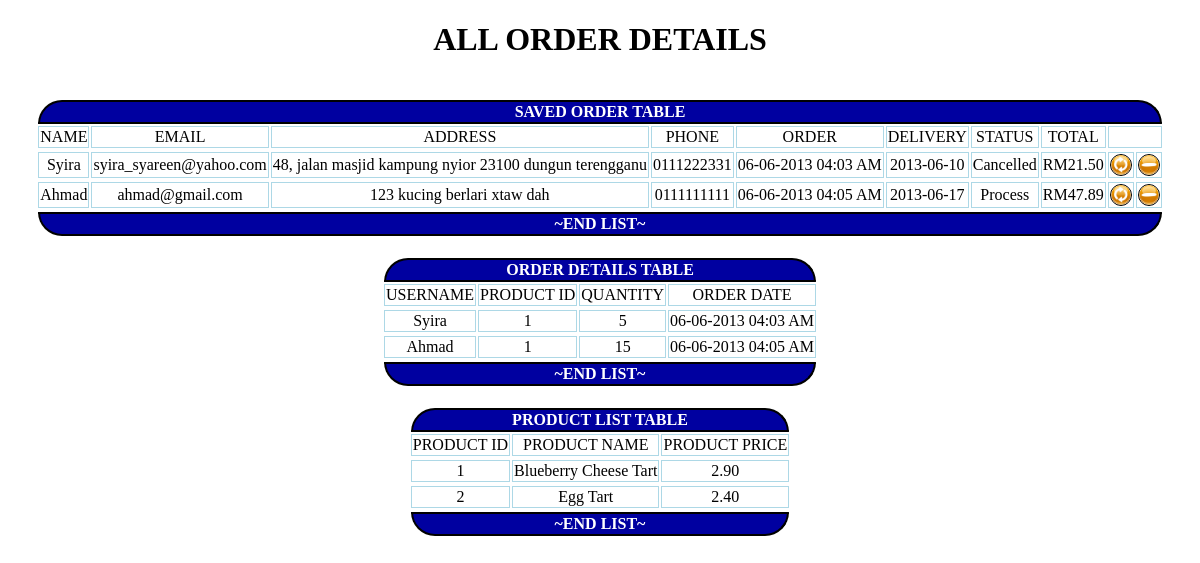
Page /custspace/user/view-saved_order.php on the committed database.
### tables this page shows
CREATE TABLE IF NOT EXISTS `saved_order` (
  `id` int(11) NOT NULL AUTO_INCREMENT,
  `order_total` decimal(5,2) NOT NULL,
  `cust_name` varchar(50) NOT NULL,
  `email` varchar(50) NOT NULL,
  `address` text NOT NULL,
  `phone` varchar(15) NOT NULL,
  `order_date` varchar(40) NOT NULL,
  `delivery_date` varchar(40) NOT NULL,
  `status` varchar(20) NOT NULL,
  PRIMARY KEY (`id`)
);

CREATE TABLE IF NOT EXISTS `order_details` (
  `id` int(11) NOT NULL AUTO_INCREMENT,
  `username` varchar(50) NOT NULL,
  `product_id` int(11) NOT NULL,
  `quantity` int(11) NOT NULL,
  `order_date` varchar(40) NOT NULL,
  PRIMARY KEY (`id`)
);

CREATE TABLE IF NOT EXISTS `productlist` (
  `product_id` int(11) NOT NULL AUTO_INCREMENT,
  `product_name` text NOT NULL,
  `product_price` decimal(5,2) NOT NULL,
  `product_picture` varchar(200) NOT NULL,
  PRIMARY KEY (`product_id`)
);

### custspace/user/view-saved_order.php (the view, shortened to what this page needs)
<?php
	$save_order_result = mysql_query("SELECT * FROM saved_order") or die("SELECT * FROM saved_order"."<br/><br/>".mysql_error());
	$order_details_result = mysql_query("SELECT * FROM order_details") or die("SELECT * FROM order_details"."<br/><br/>".mysql_error());
	$productlist_result = mysql_query("SELECT * FROM productlist") or die("SELECT * FROM productlist"."<br/><br/>".mysql_error());
?>
<!DOCTYPE html PUBLIC "-//W3C//DTD XHTML 1.0 Transitional//EN" "http://www.w3.org/TR/xhtml1/DTD/xhtml1-transitional.dtd">
<html xmlns="http://www.w3.org/1999/xhtml">
<head>
</head>
<body>
<center>
<h1>ALL ORDER DETAILS</h1>
<br />
<table border="0" class="table_list">
	<tr>
		<td colspan="10" class="table_header">
			SAVED ORDER TABLE
		</td>
	</tr>
	<tr>
		<td>
			NAME
		</td>
		<td>
			EMAIL
		</td>
		<td>
			ADDRESS
		</td>
		<td>
			PHONE
		</td>
		<td>
			ORDER
		</td>
		<td>
			DELIVERY
		</td>
		<td>
			STATUS
		</td>
		<td>
			TOTAL
		</td>
		<td colspan="2">
		</td>
	<tr>
<?php
while($row=mysql_fetch_array($save_order_result))
	{
	$so_cust_name=$row['cust_name'];
	$so_email=$row['email'];
	$so_address=$row['address'];
	$so_phone=$row['phone'];
	$so_total=$row['order_total'];
	$so_order_date=$row['order_date'];
	$so_delivery_date=$row['delivery_date'];
	$so_status=$row['status'];
?>
	<tr>
		<td>
			<?php	echo $so_cust_name; ?>
		</td>
		<td>
			<?php	echo $so_email; ?>
		</td>
		<td>
			<?php	echo $so_address; ?>
		</td>
		<td>
			<?php	echo $so_phone; ?>
		</td>
		<td>
			<?php	echo $so_order_date; ?>
		</td>
		<td>
			<?php	echo $so_delivery_date; ?>
		</td>
		<td>
			<?php	echo $so_status; ?>
		</td>
		<td>
			<?php	echo 'RM'.$so_total; ?>
		</td>
		<td>
			<a href="update-order.php?id=<?php echo $row['id'] ; ?>" id="right_link"/>
				<img src="../../picture/CustomerSpace/update.png"  id="del_icon" title="Update">
		</td>
		<td>
			<a href="delete-order.php?id=<?php echo $row['id'] ; ?>" id="del_link" title="Remove" /><img src="../../picture/CustomerSpace/remove.png" id="del_icon"> </a>
		</td>
	<tr>
	<?php } ?>
	<tr>
		<td colspan="10" class="table_footer">
			~END LIST~
		</td>
	</tr>
</table>
<br />
<table border="0" class="table_list">
	<tr>
		<td colspan="4" class="table_header">
			ORDER DETAILS TABLE
		</td>
	</tr>
	<tr>
		<td>
			USERNAME
		</td>
		<td>
			PRODUCT ID
		</td>
		<td>
			QUANTITY
		</td>
		<td>
			ORDER DATE
		</td>
	<tr>
	<?php
while($row=mysql_fetch_array($order_details_result))
	{
	$od_username=$row['username'];
	$od_product_id=$row['product_id'];
	$od_quantity=$row['quantity'];
	$od_order_date=$row['order_date'];
?>
	<tr>
		<td>
			<?php	echo $od_username; ?>
		</td>
		<td>
			<?php	echo $od_product_id; ?>
		</td>
		<td>
			<?php	echo $od_quantity; ?>
		</td>
		<td>
			<?php	echo $od_order_date; ?>
		</td>
	<tr>
	<?php } ?>
	<tr>
		<td colspan="4" class="table_footer">
			~END LIST~
		</td>
	</tr>
</table>
<br />
<table border="0" class="table_list">
	<b>
	<tr>
		<td colspan="3" class="table_header">
			 PRODUCT LIST TABLE
		</td>
	</tr>
	<tr>
		<td>
			PRODUCT ID
		</td>
		<td>
			PRODUCT NAME
		</td>
		<td>
			PRODUCT PRICE
		</td>
	</b>
	<?php
while($row=mysql_fetch_array($productlist_result))
	{
	$p_id=$row['product_id'];
	$p_name=$row['product_name'];
	$p_price=$row['product_price'];
?>
	<tr>
		<td>
			<?php	echo $p_id; ?>
		</td>
		<td>
			<?php	echo $p_name; ?>
		</td>
		<td>
			<?php	echo $p_price; ?>
		</td>
	<tr>
	<?php } ?>
	<tr>
		<td colspan="3" class="table_footer">
			~END LIST~
		</td>
	</tr>
</table>
<br />
</center>
</body>
</html>

### custspace/user/view-saved_order.php (style rules this page uses)
.table_list { text-align: center; }
td { border: 1px solid #ADD8E6; }
.table_header { color: #FFFFFF; font-family: Arial Black; font-weight: bold; background-color: #0000A0; border: 2px solid #000000; border-top-right-radius: 35px; border-top-left-radius: 35px; }
.table_footer { color: #FFFFFF; font-family: Arial Black; font-weight: bold; background-color: #0000A0; border: 2px solid #000000; border-bottom-right-radius: 35px; border-bottom-left-radius: 35px; }
#del_icon { border: 1px solid #000000; border-radius: 45px; width: 20px; height: 20px; }

### rows in the picture
saved_order: cust_name "Syira", email "syira_syareen@yahoo.com", address "48, jalan masjid kampung nyior 23100 dungun terengganu", phone "0111222331", order_date "06-06-2013 04:03 AM", delivery_date "2013-06-10", status "Cancelled", order_total "21.50"
saved_order: cust_name "Ahmad", email "ahmad@gmail.com", address "123 kucing berlari xtaw dah", phone "0111111111", order_date "06-06-2013 04:05 AM", delivery_date "2013-06-17", status "Process", order_total "47.89"
order_details: username "Syira", product "1", quantity "5", order_date "06-06-2013 04:03 AM"
order_details: username "Ahmad", product "1", quantity "15", order_date "06-06-2013 04:05 AM"
productlist: product_id "1", product_name "Blueberry Cheese Tart", product_price "2.90"
productlist: product_id "2", product_name "Egg Tart", product_price "2.40"
